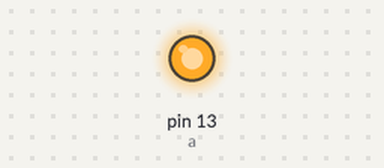
Recording of a sketch running on a simulated Arduino Uno, built with avr-gcc and run on an emulated ATmega328P. Shown: output pins drawn as LEDs (lit = HIGH). What the sketch prints to the serial monitor is not drawn. At 93.7 s the program stops and its outputs stay as they are.

Above: at 0.1 s.
Timing chart, 0 to 41.4 s (numbered marks = the images above):
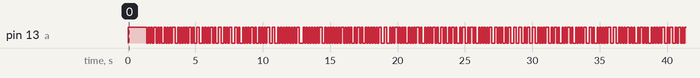

Measured:
- by itself, pin 13 (a): HIGH → LOW at 1.4 s, → HIGH 0.10 s later, → LOW 0.10 s later, → HIGH 0.10 s later, … (314 changes in this stretch)

The sketch:

transmitter.ino
```cpp
  int a = 13;
    float freq_offset = 0;
  int myDelay = 1e2*(1+freq_offset/100);
  int symbolSize = 14;
//  char text[] = "qwertyuıopguasdfghjklsizxcvbnmocQWERTYUIOPGUASDFGHJKLSIZXCVBNMOC";
    char text[] = "qwertyuıopguasdfghjklsizxcvbnmocQWERTYUIOPGUASDFGHJKLSIZXCVBNMOC";
  char str [8] = "_______";
  void setup() {
    Serial.begin(9600);
    Serial.setTimeout(10);
    pinMode(a, OUTPUT);
      digitalWrite(a, HIGH);
      delay(symbolSize * myDelay);
      Serial.println(symbolSize * myDelay);
      Serial.println(myDelay);
  }
  void loop() {
      for (int i = 0; i < sizeof(text) - 1; i++) {
        itoa(int(text[i]), str, 2);
      Serial.println(text[i]);
        for (int j = 0; j < sizeof(str) - 1; j++) {
          if (str[j] == '1') {
            digitalWrite(a, LOW);
            delay(myDelay);
            digitalWrite(a, HIGH);
            } else if (str[j] == '0') {
            digitalWrite(a, HIGH);
            delay(myDelay);
            digitalWrite(a, LOW);
          }
            delay(myDelay);
          Serial.print(str[j]);
        }
        Serial.println("");
      }
      digitalWrite(a, LOW);
      delay(symbolSize * myDelay);
      while (1) {}
  }
```
